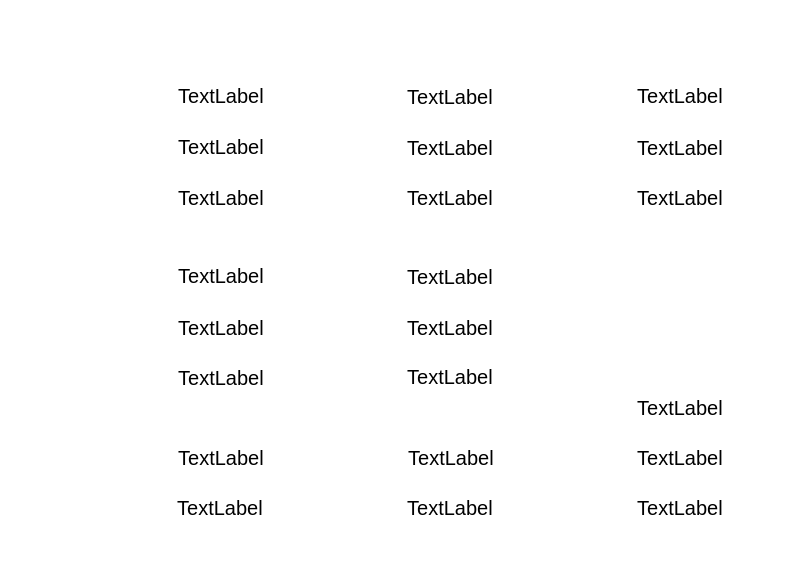
  <widget class="QFrame" name="frame_2">
   <property name="geometry">
    <rect>
     <x>50</x>
     <y>480</y>
     <width>801</width>
     <height>561</height>
    </rect>
   </property>
   <property name="styleSheet">
    <string notr="true">background: transparent; 
background-image: url(:/pic/blue_bg.png);
border:0px</string>
   </property>
   <property name="frameShape">
    <enum>QFrame::StyledPanel</enum>
   </property>
   <property name="frameShadow">
    <enum>QFrame::Raised</enum>
   </property>
   <widget class="QLabel" name="label_64">
    <property name="geometry">
     <rect>
      <x>70</x>
      <y>310</y>
      <width>100</width>
      <height>36</height>
     </rect>
    </property>
    <property name="font">
     <font>
      <pointsize>12</pointsize>
     </font>
    </property>
    <property name="styleSheet">
     <string notr="true">color: rgb(255, 255, 255);
background-image: url(:/pic/field_bg.png);</string>
    </property>
    <property name="text">
     <string>螺旋速度</string>
    </property>
    <property name="alignment">
     <set>Qt::AlignCenter</set>
    </property>
   </widget>
   <widget class="QLabel" name="ING_SPIRAL_RATE_label">
    <property name="geometry">
     <rect>
      <x>171</x>
      <y>310</y>
      <width>100</width>
      <height>36</height>
     </rect>
    </property>
    <property name="font">
     <font>
      <pointsize>15</pointsize>
     </font>
    </property>
    <property name="styleSheet">
     <string notr="true">background-image: url(:/pic/white_bg.png);</string>
    </property>
    <property name="text">
     <string>TextLabel</string>
    </property>
    <property name="alignment">
     <set>Qt::AlignCenter</set>
    </property>
   </widget>
   <widget class="QLabel" name="label_76">
    <property name="geometry">
     <rect>
      <x>120</x>
      <y>20</y>
      <width>106</width>
      <height>26</height>
     </rect>
    </property>
    <property name="font">
     <font>
      <pointsize>15</pointsize>
     </font>
    </property>
    <property name="layoutDirection">
     <enum>Qt::LeftToRight</enum>
    </property>
    <property name="styleSheet">
     <string notr="true">color: rgb(255, 255, 255);
background-image: url(:/pic/smalltitle.png);</string>
    </property>
    <property name="text">
     <string>辅料料仓</string>
    </property>
    <property name="alignment">
     <set>Qt::AlignCenter</set>
    </property>
   </widget>
   <widget class="QLabel" name="label_92">
    <property name="geometry">
     <rect>
      <x>70</x>
      <y>78</y>
      <width>100</width>
      <height>36</height>
     </rect>
    </property>
    <property name="font">
     <font>
      <pointsize>12</pointsize>
     </font>
    </property>
    <property name="styleSheet">
     <string notr="true">color: rgb(255, 255, 255);
background-image: url(:/pic/field_bg.png);</string>
    </property>
    <property name="text">
     <string>当前重量</string>
    </property>
    <property name="alignment">
     <set>Qt::AlignCenter</set>
    </property>
   </widget>
   <widget class="QLabel" name="ING_BIN_CURRENT_WEIGHT_label">
    <property name="geometry">
     <rect>
      <x>171</x>
      <y>78</y>
      <width>100</width>
      <height>36</height>
     </rect>
    </property>
    <property name="font">
     <font>
      <pointsize>15</pointsize>
     </font>
    </property>
    <property name="styleSheet">
     <string notr="true">background-image: url(:/pic/white_bg.png);</string>
    </property>
    <property name="text">
     <string>TextLabel</string>
    </property>
    <property name="alignment">
     <set>Qt::AlignCenter</set>
    </property>
   </widget>
   <widget class="QLabel" name="ING_SPIRAL_PRESSURE_label">
    <property name="geometry">
     <rect>
      <x>171</x>
      <y>258</y>
      <width>100</width>
      <height>36</height>
     </rect>
    </property>
    <property name="font">
     <font>
      <pointsize>15</pointsize>
     </font>
    </property>
    <property name="styleSheet">
     <string notr="true">background-image: url(:/pic/white_bg.png);</string>
    </property>
    <property name="text">
     <string>TextLabel</string>
    </property>
    <property name="alignment">
     <set>Qt::AlignCenter</set>
    </property>
   </widget>
   <widget class="QLabel" name="label_65">
    <property name="geometry">
     <rect>
      <x>70</x>
      <y>258</y>
      <width>100</width>
      <height>36</height>
     </rect>
    </property>
    <property name="font">
     <font>
      <pointsize>12</pointsize>
     </font>
    </property>
    <property name="styleSheet">
     <string notr="true">color: rgb(255, 255, 255);
background-image: url(:/pic/field_bg.png);</string>
    </property>
    <property name="text">
     <string>螺旋压力</string>
    </property>
    <property name="alignment">
     <set>Qt::AlignCenter</set>
    </property>
   </widget>
   <widget class="QLabel" name="label_78">
    <property name="geometry">
     <rect>
      <x>70</x>
      <y>360</y>
      <width>100</width>
      <height>36</height>
     </rect>
    </property>
    <property name="font">
     <font>
      <pointsize>12</pointsize>
     </font>
    </property>
    <property name="styleSheet">
     <string notr="true">color: rgb(255, 255, 255);
background-image: url(:/pic/field_bg.png);</string>
    </property>
    <property name="text">
     <string>转盘压力</string>
    </property>
    <property name="alignment">
     <set>Qt::AlignCenter</set>
    </property>
   </widget>
   <widget class="QLabel" name="ING_WHEEL_PRESSURE_label">
    <property name="geometry">
     <rect>
      <x>171</x>
      <y>360</y>
      <width>100</width>
      <height>36</height>
     </rect>
    </property>
    <property name="font">
     <font>
      <pointsize>15</pointsize>
     </font>
    </property>
    <property name="styleSheet">
     <string notr="true">background-image: url(:/pic/white_bg.png);</string>
    </property>
    <property name="text">
     <string>TextLabel</string>
    </property>
    <property name="alignment">
     <set>Qt::AlignCenter</set>
    </property>
   </widget>
   <widget class="QLabel" name="label_79">
    <property name="geometry">
     <rect>
      <x>349</x>
      <y>20</y>
      <width>106</width>
      <height>26</height>
     </rect>
    </property>
    <property name="font">
     <font>
      <pointsize>15</pointsize>
     </font>
    </property>
    <property name="layoutDirection">
     <enum>Qt::LeftToRight</enum>
    </property>
    <property name="styleSheet">
     <string notr="true">color: rgb(255, 255, 255);
background-image: url(:/pic/smalltitle.png);</string>
    </property>
    <property name="text">
     <string>返混料仓</string>
    </property>
    <property name="alignment">
     <set>Qt::AlignCenter</set>
    </property>
   </widget>
   <widget class="QLabel" name="BM_SPIRAL_RATE_label">
    <property name="geometry">
     <rect>
      <x>400</x>
      <y>310</y>
      <width>100</width>
      <height>36</height>
     </rect>
    </property>
    <property name="font">
     <font>
      <pointsize>15</pointsize>
     </font>
    </property>
    <property name="styleSheet">
     <string notr="true">background-image: url(:/pic/white_bg.png);</string>
    </property>
    <property name="text">
     <string>TextLabel</string>
    </property>
    <property name="alignment">
     <set>Qt::AlignCenter</set>
    </property>
   </widget>
   <widget class="QLabel" name="label_80">
    <property name="geometry">
     <rect>
      <x>299</x>
      <y>259</y>
      <width>100</width>
      <height>36</height>
     </rect>
    </property>
    <property name="font">
     <font>
      <pointsize>12</pointsize>
     </font>
    </property>
    <property name="styleSheet">
     <string notr="true">color: rgb(255, 255, 255);
background-image: url(:/pic/field_bg.png);</string>
    </property>
    <property name="text">
     <string>螺旋压力</string>
    </property>
    <property name="alignment">
     <set>Qt::AlignCenter</set>
    </property>
   </widget>
   <widget class="QLabel" name="label_81">
    <property name="geometry">
     <rect>
      <x>299</x>
      <y>310</y>
      <width>100</width>
      <height>36</height>
     </rect>
    </property>
    <property name="font">
     <font>
      <pointsize>12</pointsize>
     </font>
    </property>
    <property name="styleSheet">
     <string notr="true">color: rgb(255, 255, 255);
background-image: url(:/pic/field_bg.png);</string>
    </property>
    <property name="text">
     <string>螺旋速度</string>
    </property>
    <property name="alignment">
     <set>Qt::AlignCenter</set>
    </property>
   </widget>
   <widget class="QLabel" name="BM_WHEEL_PRESSURE_label">
    <property name="geometry">
     <rect>
      <x>400</x>
      <y>359</y>
      <width>100</width>
      <height>36</height>
     </rect>
    </property>
    <property name="font">
     <font>
      <pointsize>15</pointsize>
     </font>
    </property>
    <property name="styleSheet">
     <string notr="true">background-image: url(:/pic/white_bg.png);</string>
    </property>
    <property name="text">
     <string>TextLabel</string>
    </property>
    <property name="alignment">
     <set>Qt::AlignCenter</set>
    </property>
   </widget>
   <widget class="QLabel" name="label_82">
    <property name="geometry">
     <rect>
      <x>299</x>
      <y>359</y>
      <width>100</width>
      <height>36</height>
     </rect>
    </property>
    <property name="font">
     <font>
      <pointsize>12</pointsize>
     </font>
    </property>
    <property name="styleSheet">
     <string notr="true">color: rgb(255, 255, 255);
background-image: url(:/pic/field_bg.png);</string>
    </property>
    <property name="text">
     <string>转盘压力</string>
    </property>
    <property name="alignment">
     <set>Qt::AlignCenter</set>
    </property>
   </widget>
   <widget class="QLabel" name="BM_SPIRAL_PRESSURE_label">
    <property name="geometry">
     <rect>
      <x>400</x>
      <y>259</y>
      <width>100</width>
      <height>36</height>
     </rect>
    </property>
    <property name="font">
     <font>
      <pointsize>15</pointsize>
     </font>
    </property>
    <property name="styleSheet">
     <string notr="true">background-image: url(:/pic/white_bg.png);</string>
    </property>
    <property name="text">
     <string>TextLabel</string>
    </property>
    <property name="alignment">
     <set>Qt::AlignCenter</set>
    </property>
   </widget>
   <widget class="QLabel" name="label_93">
    <property name="geometry">
     <rect>
      <x>299</x>
      <y>79</y>
      <width>100</width>
      <height>36</height>
     </rect>
    </property>
    <property name="font">
     <font>
      <pointsize>12</pointsize>
     </font>
    </property>
    <property name="styleSheet">
     <string notr="true">color: rgb(255, 255, 255);
background-image: url(:/pic/field_bg.png);</string>
    </property>
    <property name="text">
     <string>当前重量</string>
    </property>
    <property name="alignment">
     <set>Qt::AlignCenter</set>
    </property>
   </widget>
   <widget class="QLabel" name="BM_BIN_CURRENT_WEIGHT_label">
    <property name="geometry">
     <rect>
      <x>400</x>
      <y>79</y>
      <width>100</width>
      <height>36</height>
     </rect>
    </property>
    <property name="font">
     <font>
      <pointsize>15</pointsize>
     </font>
    </property>
    <property name="styleSheet">
     <string notr="true">background-image: url(:/pic/white_bg.png);</string>
    </property>
    <property name="text">
     <string>TextLabel</string>
    </property>
    <property name="alignment">
     <set>Qt::AlignCenter</set>
    </property>
   </widget>
   <widget class="QLabel" name="label_83">
    <property name="geometry">
     <rect>
      <x>576</x>
      <y>20</y>
      <width>106</width>
      <height>26</height>
     </rect>
    </property>
    <property name="font">
     <font>
      <pointsize>15</pointsize>
     </font>
    </property>
    <property name="layoutDirection">
     <enum>Qt::LeftToRight</enum>
    </property>
    <property name="styleSheet">
     <string notr="true">color: rgb(255, 255, 255);
background-image: url(:/pic/smalltitle.png);</string>
    </property>
    <property name="text">
     <string>1#污泥仓</string>
    </property>
    <property name="alignment">
     <set>Qt::AlignCenter</set>
    </property>
   </widget>
   <widget class="QLabel" name="label_85">
    <property name="geometry">
     <rect>
      <x>579</x>
      <y>330</y>
      <width>106</width>
      <height>26</height>
     </rect>
    </property>
    <property name="font">
     <font>
      <pointsize>15</pointsize>
     </font>
    </property>
    <property name="layoutDirection">
     <enum>Qt::LeftToRight</enum>
    </property>
    <property name="styleSheet">
     <string notr="true">color: rgb(255, 255, 255);
background-image: url(:/pic/smalltitle.png);</string>
    </property>
    <property name="text">
     <string>2#污泥仓</string>
    </property>
    <property name="alignment">
     <set>Qt::AlignCenter</set>
    </property>
   </widget>
   <widget class="QLabel" name="label_94">
    <property name="geometry">
     <rect>
      <x>70</x>
      <y>129</y>
      <width>100</width>
      <height>36</height>
     </rect>
    </property>
    <property name="font">
     <font>
      <pointsize>12</pointsize>
     </font>
    </property>
    <property name="styleSheet">
     <string notr="true">color: rgb(255, 255, 255);
background-image: url(:/pic/field_bg.png);</string>
    </property>
    <property name="text">
     <string>出料量</string>
    </property>
    <property name="alignment">
     <set>Qt::AlignCenter</set>
    </property>
   </widget>
   <widget class="QLabel" name="ING_BIN_OUTPUT_WEIGHT_label">
    <property name="geometry">
     <rect>
      <x>171</x>
      <y>129</y>
      <width>100</width>
      <height>36</height>
     </rect>
    </property>
    <property name="font">
     <font>
      <pointsize>15</pointsize>
     </font>
    </property>
    <property name="styleSheet">
     <string notr="true">background-image: url(:/pic/white_bg.png);</string>
    </property>
    <property name="text">
     <string>TextLabel</string>
    </property>
    <property name="alignment">
     <set>Qt::AlignCenter</set>
    </property>
   </widget>
   <widget class="QLabel" name="ING_BIN_OUTPUT_RATE_label">
    <property name="geometry">
     <rect>
      <x>171</x>
      <y>180</y>
      <width>100</width>
      <height>36</height>
     </rect>
    </property>
    <property name="font">
     <font>
      <pointsize>15</pointsize>
     </font>
    </property>
    <property name="styleSheet">
     <string notr="true">background-image: url(:/pic/white_bg.png);</string>
    </property>
    <property name="text">
     <string>TextLabel</string>
    </property>
    <property name="alignment">
     <set>Qt::AlignCenter</set>
    </property>
   </widget>
   <widget class="QLabel" name="label_95">
    <property name="geometry">
     <rect>
      <x>70</x>
      <y>180</y>
      <width>100</width>
      <height>36</height>
     </rect>
    </property>
    <property name="font">
     <font>
      <pointsize>12</pointsize>
     </font>
    </property>
    <property name="styleSheet">
     <string notr="true">color: rgb(255, 255, 255);
background-image: url(:/pic/field_bg.png);</string>
    </property>
    <property name="text">
     <string>出料速度</string>
    </property>
    <property name="alignment">
     <set>Qt::AlignCenter</set>
    </property>
   </widget>
   <widget class="QLabel" name="label_96">
    <property name="geometry">
     <rect>
      <x>299</x>
      <y>180</y>
      <width>100</width>
      <height>36</height>
     </rect>
    </property>
    <property name="font">
     <font>
      <pointsize>12</pointsize>
     </font>
    </property>
    <property name="styleSheet">
     <string notr="true">color: rgb(255, 255, 255);
background-image: url(:/pic/field_bg.png);</string>
    </property>
    <property name="text">
     <string>出料速度</string>
    </property>
    <property name="alignment">
     <set>Qt::AlignCenter</set>
    </property>
   </widget>
   <widget class="QLabel" name="BM_BIN_OUTPUT_WEIGHT_label">
    <property name="geometry">
     <rect>
      <x>400</x>
      <y>130</y>
      <width>100</width>
      <height>36</height>
     </rect>
    </property>
    <property name="font">
     <font>
      <pointsize>15</pointsize>
     </font>
    </property>
    <property name="styleSheet">
     <string notr="true">background-image: url(:/pic/white_bg.png);</string>
    </property>
    <property name="text">
     <string>TextLabel</string>
    </property>
    <property name="alignment">
     <set>Qt::AlignCenter</set>
    </property>
   </widget>
   <widget class="QLabel" name="label_97">
    <property name="geometry">
     <rect>
      <x>299</x>
      <y>130</y>
      <width>100</width>
      <height>36</height>
     </rect>
    </property>
    <property name="font">
     <font>
      <pointsize>12</pointsize>
     </font>
    </property>
    <property name="styleSheet">
     <string notr="true">color: rgb(255, 255, 255);
background-image: url(:/pic/field_bg.png);</string>
    </property>
    <property name="text">
     <string>出料量</string>
    </property>
    <property name="alignment">
     <set>Qt::AlignCenter</set>
    </property>
   </widget>
   <widget class="QLabel" name="BM_BIN_OUTPUT_RATE_label">
    <property name="geometry">
     <rect>
      <x>400</x>
      <y>180</y>
      <width>100</width>
      <height>36</height>
     </rect>
    </property>
    <property name="font">
     <font>
      <pointsize>15</pointsize>
     </font>
    </property>
    <property name="styleSheet">
     <string notr="true">background-image: url(:/pic/white_bg.png);</string>
    </property>
    <property name="text">
     <string>TextLabel</string>
    </property>
    <property name="alignment">
     <set>Qt::AlignCenter</set>
    </property>
   </widget>
   <widget class="QLabel" name="label_123">
    <property name="geometry">
     <rect>
      <x>70</x>
      <y>440</y>
      <width>100</width>
      <height>36</height>
     </rect>
    </property>
    <property name="font">
     <font>
      <pointsize>12</pointsize>
     </font>
    </property>
    <property name="styleSheet">
     <string notr="true">color: rgb(255, 255, 255);
background-image: url(:/pic/field_bg.png);</string>
    </property>
    <property name="text">
     <string>转盘速度</string>
    </property>
    <property name="alignment">
     <set>Qt::AlignCenter</set>
    </property>
   </widget>
   <widget class="QLabel" name="ING_WHEEL_RATE_label">
    <property name="geometry">
     <rect>
      <x>171</x>
      <y>440</y>
      <width>100</width>
      <height>36</height>
     </rect>
    </property>
    <property name="font">
     <font>
      <pointsize>15</pointsize>
     </font>
    </property>
    <property name="styleSheet">
     <string notr="true">background-image: url(:/pic/white_bg.png);</string>
    </property>
    <property name="text">
     <string>TextLabel</string>
    </property>
    <property name="alignment">
     <set>Qt::AlignCenter</set>
    </property>
   </widget>
   <widget class="QLabel" name="label_124">
    <property name="geometry">
     <rect>
      <x>69</x>
      <y>490</y>
      <width>100</width>
      <height>36</height>
     </rect>
    </property>
    <property name="font">
     <font>
      <pointsize>12</pointsize>
     </font>
    </property>
    <property name="styleSheet">
     <string notr="true">color: rgb(255, 255, 255);
background-image: url(:/pic/field_bg.png);</string>
    </property>
    <property name="text">
     <string>给定速度</string>
    </property>
    <property name="alignment">
     <set>Qt::AlignCenter</set>
    </property>
   </widget>
   <widget class="QLabel" name="ING_SPIRAL_RATE_SETTING_label">
    <property name="geometry">
     <rect>
      <x>170</x>
      <y>490</y>
      <width>100</width>
      <height>36</height>
     </rect>
    </property>
    <property name="font">
     <font>
      <pointsize>15</pointsize>
     </font>
    </property>
    <property name="styleSheet">
     <string notr="true">background-image: url(:/pic/white_bg.png);</string>
    </property>
    <property name="text">
     <string>TextLabel</string>
    </property>
    <property name="alignment">
     <set>Qt::AlignCenter</set>
    </property>
   </widget>
   <widget class="QLabel" name="BM_SPIRAL_RATE_SETTING_label">
    <property name="geometry">
     <rect>
      <x>400</x>
      <y>490</y>
      <width>100</width>
      <height>36</height>
     </rect>
    </property>
    <property name="font">
     <font>
      <pointsize>15</pointsize>
     </font>
    </property>
    <property name="styleSheet">
     <string notr="true">background-image: url(:/pic/white_bg.png);</string>
    </property>
    <property name="text">
     <string>TextLabel</string>
    </property>
    <property name="alignment">
     <set>Qt::AlignCenter</set>
    </property>
   </widget>
   <widget class="QLabel" name="label_125">
    <property name="geometry">
     <rect>
      <x>299</x>
      <y>490</y>
      <width>100</width>
      <height>36</height>
     </rect>
    </property>
    <property name="font">
     <font>
      <pointsize>12</pointsize>
     </font>
    </property>
    <property name="styleSheet">
     <string notr="true">color: rgb(255, 255, 255);
background-image: url(:/pic/field_bg.png);</string>
    </property>
    <property name="text">
     <string>给定速度</string>
    </property>
    <property name="alignment">
     <set>Qt::AlignCenter</set>
    </property>
   </widget>
   <widget class="QLabel" name="label_126">
    <property name="geometry">
     <rect>
      <x>300</x>
      <y>440</y>
      <width>100</width>
      <height>36</height>
     </rect>
    </property>
    <property name="font">
     <font>
      <pointsize>12</pointsize>
     </font>
    </property>
    <property name="styleSheet">
     <string notr="true">color: rgb(255, 255, 255);
background-image: url(:/pic/field_bg.png);</string>
    </property>
    <property name="text">
     <string>转盘速度</string>
    </property>
    <property name="alignment">
     <set>Qt::AlignCenter</set>
    </property>
   </widget>
   <widget class="QLabel" name="BM_WHEEL_RATE_label">
    <property name="geometry">
     <rect>
      <x>401</x>
      <y>440</y>
      <width>100</width>
      <height>36</height>
     </rect>
    </property>
    <property name="font">
     <font>
      <pointsize>15</pointsize>
     </font>
    </property>
    <property name="styleSheet">
     <string notr="true">background-image: url(:/pic/white_bg.png);</string>
    </property>
    <property name="text">
     <string>TextLabel</string>
    </property>
    <property name="alignment">
     <set>Qt::AlignCenter</set>
    </property>
   </widget>
   <widget class="QLabel" name="label_152">
    <property name="geometry">
     <rect>
      <x>529</x>
      <y>180</y>
      <width>100</width>
      <height>36</height>
     </rect>
    </property>
    <property name="font">
     <font>
      <pointsize>12</pointsize>
     </font>
    </property>
    <property name="styleSheet">
     <string notr="true">color: rgb(255, 255, 255);
background-image: url(:/pic/field_bg.png);</string>
    </property>
    <property name="text">
     <string>出料速度</string>
    </property>
    <property name="alignment">
     <set>Qt::AlignCenter</set>
    </property>
   </widget>
   <widget class="QLabel" name="SLUG_BIN_1_OUTPUT_WEIGHT_label">
    <property name="geometry">
     <rect>
      <x>630</x>
      <y>130</y>
      <width>100</width>
      <height>36</height>
     </rect>
    </property>
    <property name="font">
     <font>
      <pointsize>15</pointsize>
     </font>
    </property>
    <property name="styleSheet">
     <string notr="true">background-image: url(:/pic/white_bg.png);</string>
    </property>
    <property name="text">
     <string>TextLabel</string>
    </property>
    <property name="alignment">
     <set>Qt::AlignCenter</set>
    </property>
   </widget>
   <widget class="QLabel" name="SLUG_BIN_1_CURRENT_WEIGHT_label">
    <property name="geometry">
     <rect>
      <x>630</x>
      <y>78</y>
      <width>100</width>
      <height>36</height>
     </rect>
    </property>
    <property name="font">
     <font>
      <pointsize>15</pointsize>
     </font>
    </property>
    <property name="styleSheet">
     <string notr="true">background-image: url(:/pic/white_bg.png);</string>
    </property>
    <property name="text">
     <string>TextLabel</string>
    </property>
    <property name="alignment">
     <set>Qt::AlignCenter</set>
    </property>
   </widget>
   <widget class="QLabel" name="label_153">
    <property name="geometry">
     <rect>
      <x>529</x>
      <y>130</y>
      <width>100</width>
      <height>36</height>
     </rect>
    </property>
    <property name="font">
     <font>
      <pointsize>12</pointsize>
     </font>
    </property>
    <property name="styleSheet">
     <string notr="true">color: rgb(255, 255, 255);
background-image: url(:/pic/field_bg.png);</string>
    </property>
    <property name="text">
     <string>出料量</string>
    </property>
    <property name="alignment">
     <set>Qt::AlignCenter</set>
    </property>
   </widget>
   <widget class="QLabel" name="SLUG_BIN_1_CURRENT_RATE_label">
    <property name="geometry">
     <rect>
      <x>630</x>
      <y>180</y>
      <width>100</width>
      <height>36</height>
     </rect>
    </property>
    <property name="font">
     <font>
      <pointsize>15</pointsize>
     </font>
    </property>
    <property name="styleSheet">
     <string notr="true">background-image: url(:/pic/white_bg.png);</string>
    </property>
    <property name="text">
     <string>TextLabel</string>
    </property>
    <property name="alignment">
     <set>Qt::AlignCenter</set>
    </property>
   </widget>
   <widget class="QLabel" name="label_154">
    <property name="geometry">
     <rect>
      <x>529</x>
      <y>78</y>
      <width>100</width>
      <height>36</height>
     </rect>
    </property>
    <property name="font">
     <font>
      <pointsize>12</pointsize>
     </font>
    </property>
    <property name="styleSheet">
     <string notr="true">color: rgb(255, 255, 255);
background-image: url(:/pic/field_bg.png);</string>
    </property>
    <property name="text">
     <string>当前重量</string>
    </property>
    <property name="alignment">
     <set>Qt::AlignCenter</set>
    </property>
   </widget>
   <widget class="QLabel" name="SLUG_BIN_2_OUTPUT_WEIGHT_label">
    <property name="geometry">
     <rect>
      <x>630</x>
      <y>440</y>
      <width>100</width>
      <height>36</height>
     </rect>
    </property>
    <property name="font">
     <font>
      <pointsize>15</pointsize>
     </font>
    </property>
    <property name="styleSheet">
     <string notr="true">background-image: url(:/pic/white_bg.png);</string>
    </property>
    <property name="text">
     <string>TextLabel</string>
    </property>
    <property name="alignment">
     <set>Qt::AlignCenter</set>
    </property>
   </widget>
   <widget class="QLabel" name="label_155">
    <property name="geometry">
     <rect>
      <x>529</x>
      <y>490</y>
      <width>100</width>
      <height>36</height>
     </rect>
    </property>
    <property name="font">
     <font>
      <pointsize>12</pointsize>
     </font>
    </property>
    <property name="styleSheet">
     <string notr="true">color: rgb(255, 255, 255);
background-image: url(:/pic/field_bg.png);</string>
    </property>
    <property name="text">
     <string>出料速度</string>
    </property>
    <property name="alignment">
     <set>Qt::AlignCenter</set>
    </property>
   </widget>
   <widget class="QLabel" name="label_156">
    <property name="geometry">
     <rect>
      <x>529</x>
      <y>440</y>
      <width>100</width>
      <height>36</height>
     </rect>
    </property>
    <property name="font">
     <font>
      <pointsize>12</pointsize>
     </font>
    </property>
    <property name="styleSheet">
     <string notr="true">color: rgb(255, 255, 255);
background-image: url(:/pic/field_bg.png);</string>
    </property>
    <property name="text">
     <string>出料量</string>
    </property>
    <property name="alignment">
     <set>Qt::AlignCenter</set>
    </property>
   </widget>
   <widget class="QLabel" name="SLUG_BIN_2_CURRENT_WEIGHT_label">
    <property name="geometry">
     <rect>
      <x>630</x>
      <y>390</y>
      <width>100</width>
      <height>36</height>
     </rect>
    </property>
    <property name="font">
     <font>
      <pointsize>15</pointsize>
     </font>
    </property>
    <property name="styleSheet">
     <string notr="true">background-image: url(:/pic/white_bg.png);</string>
    </property>
    <property name="text">
     <string>TextLabel</string>
    </property>
    <property name="alignment">
     <set>Qt::AlignCenter</set>
    </property>
   </widget>
   <widget class="QLabel" name="label_157">
    <property name="geometry">
     <rect>
      <x>529</x>
      <y>390</y>
      <width>100</width>
      <height>36</height>
     </rect>
    </property>
    <property name="font">
     <font>
      <pointsize>12</pointsize>
     </font>
    </property>
    <property name="styleSheet">
     <string notr="true">color: rgb(255, 255, 255);
background-image: url(:/pic/field_bg.png);</string>
    </property>
    <property name="text">
     <string>当前重量</string>
    </property>
    <property name="alignment">
     <set>Qt::AlignCenter</set>
    </property>
   </widget>
   <widget class="QLabel" name="SLUG_BIN_2_CURRENT_RATE_label">
    <property name="geometry">
     <rect>
      <x>630</x>
      <y>490</y>
      <width>100</width>
      <height>36</height>
     </rect>
    </property>
    <property name="font">
     <font>
      <pointsize>15</pointsize>
     </font>
    </property>
    <property name="styleSheet">
     <string notr="true">background-image: url(:/pic/white_bg.png);</string>
    </property>
    <property name="text">
     <string>TextLabel</string>
    </property>
    <property name="alignment">
     <set>Qt::AlignCenter</set>
    </property>
   </widget>
  </widget>
